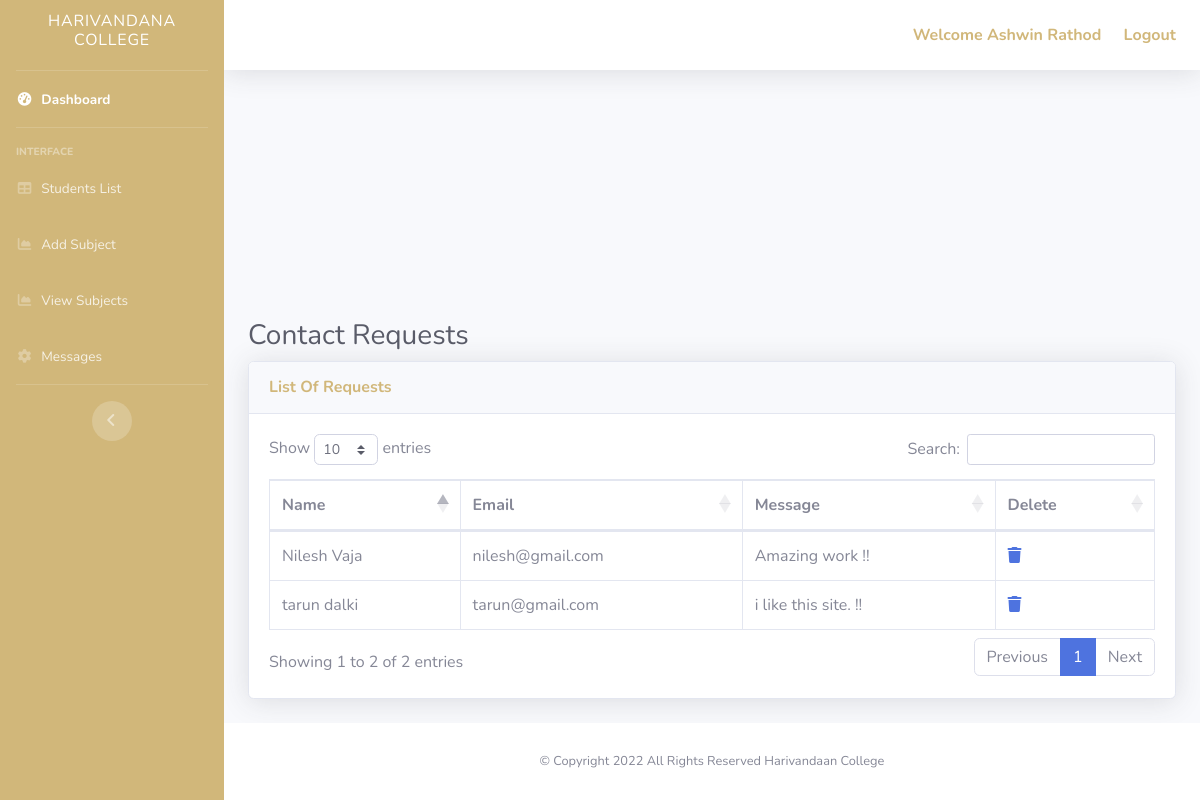
The app's page /Admin/acontact_data.php (signed in) with its own data.
### tables this page shows
CREATE TABLE `message` (
  `msg_id` int(5) NOT NULL,
  `sname` varchar(40) NOT NULL,
  `smail` varchar(30) NOT NULL,
  `smsg` varchar(255) NOT NULL
);

### Admin/acontact_data.php (the view, shortened to what this page needs)
<?php
if(isset($_SESSION['admin']))
{
      include "aheader.php";
?>
<!DOCTYPE html>
<html lang="en">
<head>
  <link href="vendor/fontawesome-free/css/all.min.css" rel="stylesheet" type="text/css">
  <link href="css/sb-admin-2.min.css" rel="stylesheet">
  <link href="vendor/datatables/dataTables.bootstrap4.min.css" rel="stylesheet">
</head>
<body id="page-top">
  <div id="wrapper">
      <div id="content-wrapper" class="d-flex flex-column">
        <div id="content">
          <div class="container-fluid">
          <h1 class="h3 mb-2 text-gray-800">Contact Requests</h1>
          <div class="card shadow mb-4">
            <div class="card-header py-3">
              <h6 class="m-0 font-weight-bold text-primary">List Of Requests</h6>
            </div>
            <div class="card-body">
              <div class="table-responsive">
                <table class="table table-bordered" id="dataTable" width="100%" cellspacing="0">
                  <thead>
                    <tr>
                      <th>Name</th>
                      <th>Email</th>
                      <th>Message</th>
                      <th>Delete</th>
                    </tr>
                  </thead>
                  <tbody>
                  <?php
                    include("../connect.php");
                    $selectquery = "select * from message";
                    $query = mysqli_query($con,$selectquery);
                    $count = mysqli_num_rows($query);
                    while( $res = mysqli_fetch_array($query))
                    {
                      if($count>0){
                      ?>
                        <tr>
                            <td> <?php echo $res ['sname'];?></td>
                            <td> <?php echo $res ['smail']; ?> </td>
                            <td> <?php echo $res ['smsg']; ?> </td>
                            <td> <a href="del_msg.php?id=<?php echo $res ['msg_id']; ?>"<i class="fas fa-trash"></i></a>
                        </tr>
                  <?php
                      }
                      else{
                      ?>
                        <tr>
                            <td colspan="7"><h2>No Record Found </h2></td>
                        </tr>
                      <?php
                      }
                    }
                  ?>
                  </tbody>
                </table>
              </div>
            </div>
          </div>
        </div>
      </div>
    </div>
  </div>
</body>
</html>
<?php
  include "afooter.php";
}
else
{
  header('location:../login.php');
}
?>

### Admin/aheader.php (shortened to what this page needs)
<!DOCTYPE html>
<html lang="en">
<head>
  <link href="https://cdnjs.cloudflare.com/ajax/libs/font-awesome/6.2.0/css/all.min.css" rel="stylesheet">
  <link href="vendor/fontawesome-free/css/all.min.css" rel="stylesheet" type="text/css">
  <link href="css/sb-admin-2.min.css" rel="stylesheet">
  <link href="vendor/datatables/dataTables.bootstrap4.min.css" rel="stylesheet">
</head>
    <div id="wrapper">
        <ul class="navbar-nav bg-gradient-primary sidebar sidebar-dark accordion" id="accordionSidebar">
            <a class="sidebar-brand d-flex align-items-center justify-content-center" href="dashboard.php">
                <div class="sidebar-brand-text mx-3"><h6>Harivandana College</h6></div>
            </a>
            <hr class="sidebar-divider my-0">
            <li class="nav-item active">
                <a class="nav-link" href="dashboard.php">
                <i class="fas fa-fw fa-tachometer-alt"></i>
                <span>Dashboard</span></a>
            </li>
            <hr class="sidebar-divider">
            <div class="sidebar-heading">
                Interface
            </div>
            <li class="nav-item">
                <a class="nav-link" href="astud_data.php" >
                <i class="fas fa-fw fa-table"></i>
                <span>Students List</span>
                </a>
            </li>
            <li class="nav-item">
                <a class="nav-link" href="add_sub.php">
                 <i class="fas fa-fw fa-chart-area"></i>
                    <span>Add Subject</span></a>
            </li>
            <li class="nav-item">
            <li class="nav-item">
                <a class="nav-link" href="view_sub.php">
                 <i class="fas fa-fw fa-chart-area"></i>
                    <span>View Subjects</span></a>
            </li>
            <li class="nav-item">
                <a class="nav-link" href="acontact_data.php">
                 <i class="fas fa-fw fa-cog"></i>
                <span>Messages</span></a>
            </li>
            <hr class="sidebar-divider d-none d-md-block">
            <div class="text-center d-none d-md-inline">
                <button class="rounded-circle border-0" id="sidebarToggle"></button>
            </div>
        </ul>
        <div id="content-wrapper" class="d-flex flex-column">
            <div id="content">
        <nav class="navbar navbar-expand navbar-light bg-white topbar mb-4 static-top shadow">
            <ul class="navbar-nav ml-auto">
                <li class="nav-item dropdown no-arrow">
                            <span class="mr-2 d-lg-inline text-primary">
                                <?php
                                    include("../connect.php");
                                    $selectquery = "select * from admin";
                                    $query = mysqli_query($con,$selectquery);
                                    $res = mysqli_fetch_row($query);
                                    echo "<b>Welcome ".$res [1]."</b>";
                                  ?>
                            </span>
                            <a href="alogout.php" >
                            <span class="mr-2 font-weight-bold text-primary" style="margin-left: 10px;">Logout</span>
                        </a>
                </li>
            </ul>
        </nav>
    </div>
</body>
</html>

### records on screen
message: sname "Nilesh Vaja", smail "nilesh@gmail.com", smsg "Amazing work !!"
message: sname "tarun dalki", smail "tarun@gmail.com", smsg "i like this site. !!"

### other values on screen
$res [1] "Ashwin Rathod"
